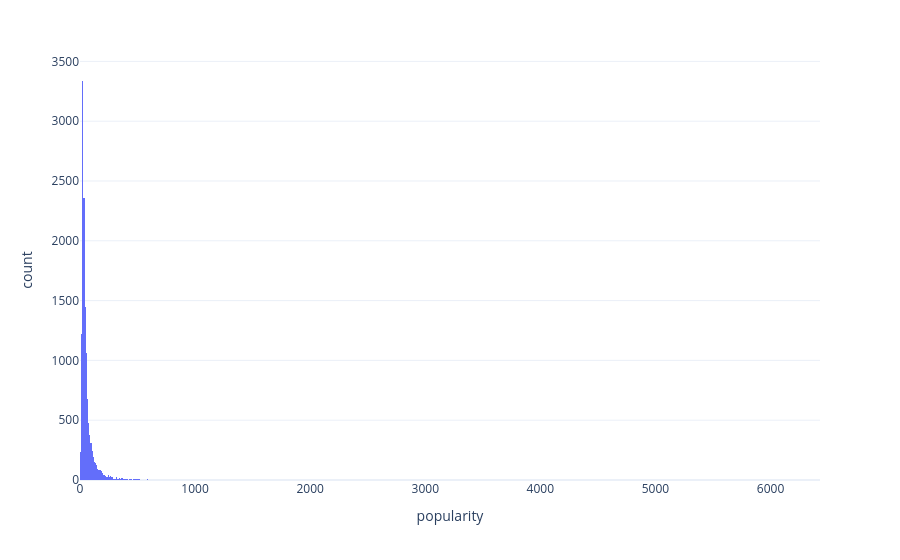

Notebook cell for this chart:
### Code cell
hist_fig = px.histogram(df, x = 'popularity', template='plotly_white')
hist_fig.show()

### Figure 1 — Plotly figure (JSON) as saved in the notebook; plotly's stock layout.template omitted (floating-point values rounded to 4 significant figures; data arrays with more than 128 entries replaced by an {"elided": "..."} marker saying what was removed)
{"data": [{"bingroup": "x", "hovertemplate": "popularity=%{x}<br>count=%{y}<extra></extra>", "legendgroup": "", "marker": {"color": "#636efa", "pattern": {"shape": ""}}, "name": "", "orientation": "v", "showlegend": false, "type": "histogram", "x": {"elided": "13324 float values"}, "xaxis": "x", "yaxis": "y"}], "layout": {"barmode": "relative", "legend": {"tracegroupgap": 0}, "margin": {"t": 60}, "xaxis": {"anchor": "y", "domain": [0, 1], "title": {"text": "popularity"}}, "yaxis": {"anchor": "x", "domain": [0, 1], "title": {"text": "count"}}}}
